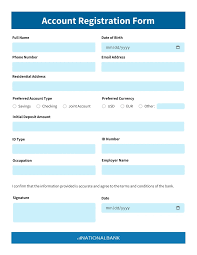
#> input picture bank1.png, 197 x 255 px
$ python test3.py
#> lines starting #> are read from the running program, lines starting #| are printed output that depends on the picture; after the words box and inside, x2 and y2 are one past the last pixel; in counts of white or black regions, pixels touching at a corner belong together
"""
HDFC Bank Form OCR Extractor
Requirements: pip install pytesseract Pillow numpy opencv-python
Also install Tesseract OCR engine: https://github.com/UB-Mannheim/tesseract/wiki
"""

import pytesseract
from PIL import Image, ImageFilter, ImageEnhance
import numpy as np
import cv2
import json
import re

# -------------------------------------------------------
# STEP 1: LOAD IMAGE
# -------------------------------------------------------
def load_image(image_path):
#> called with image_path = 'bank1.png'
    img = Image.open(image_path)
#> img is the input picture: PIL image 197x255 P; mean R, G, B 216.9, 235, 242.8
    print(f"[INFO] Image loaded: {image_path} | Size: {img.size} | Mode: {img.mode}")
#| [INFO] Image loaded: bank1.png | Size: (197, 255) | Mode: P
    return img


# -------------------------------------------------------
# STEP 2: PREPROCESS IMAGE FOR BETTER OCR
# -------------------------------------------------------
def preprocess_image(img):
    # Upscale 4x for low-res scanned forms
    width, height = img.size
#> width = 197; height = 255
    img = img.resize((width * 4, height * 4), Image.LANCZOS)
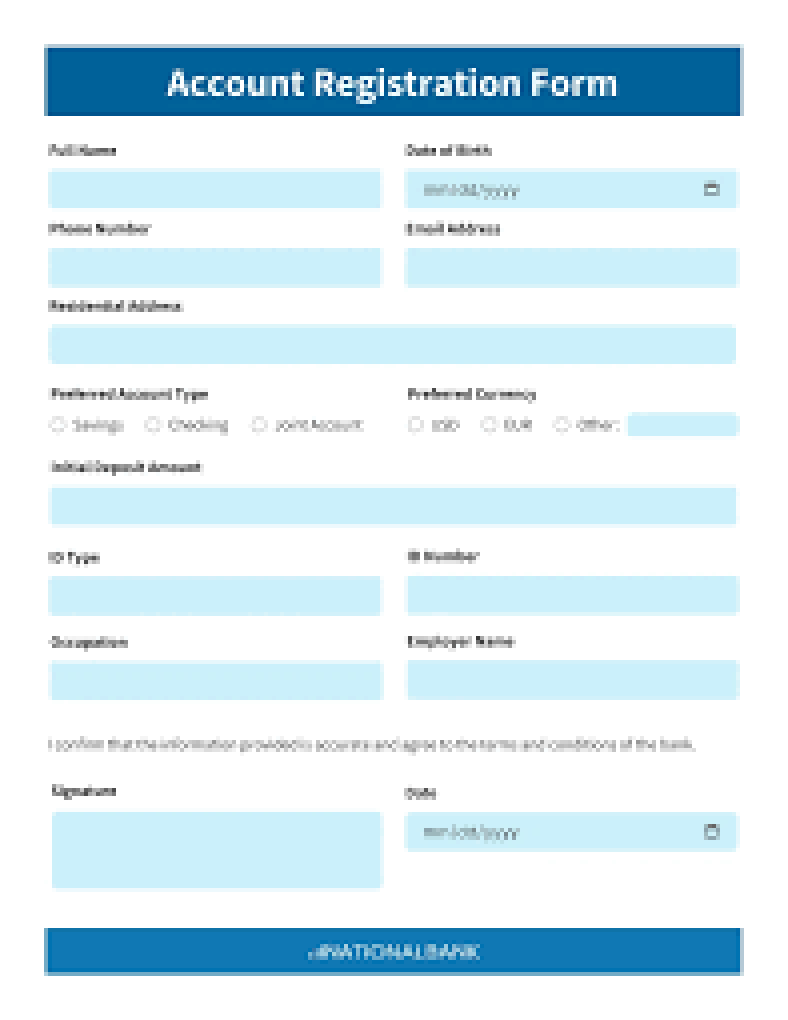
#> img: PIL image 788x1020 P; mean R, G, B 216.9, 235, 242.8

    # Convert to grayscale
    img = img.convert("L")
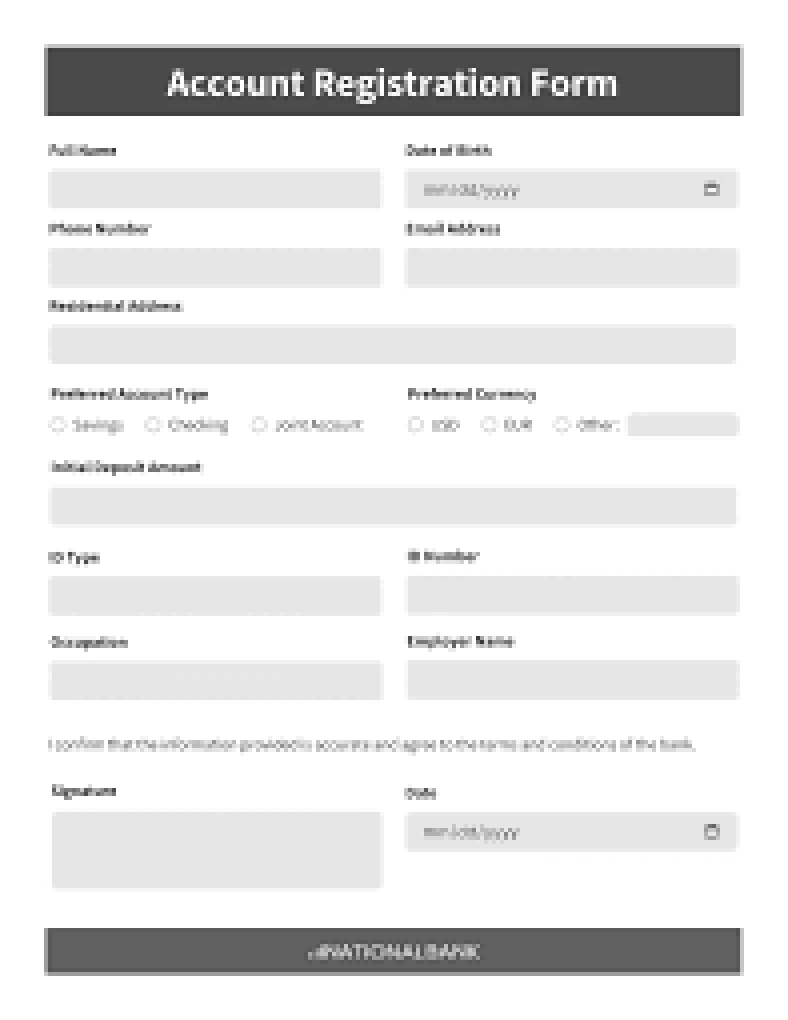
#> img: PIL image 788x1020 L; min 45, max 255, mean 230.4

    # Sharpen
    img = img.filter(ImageFilter.UnsharpMask(radius=2, percent=200, threshold=3))
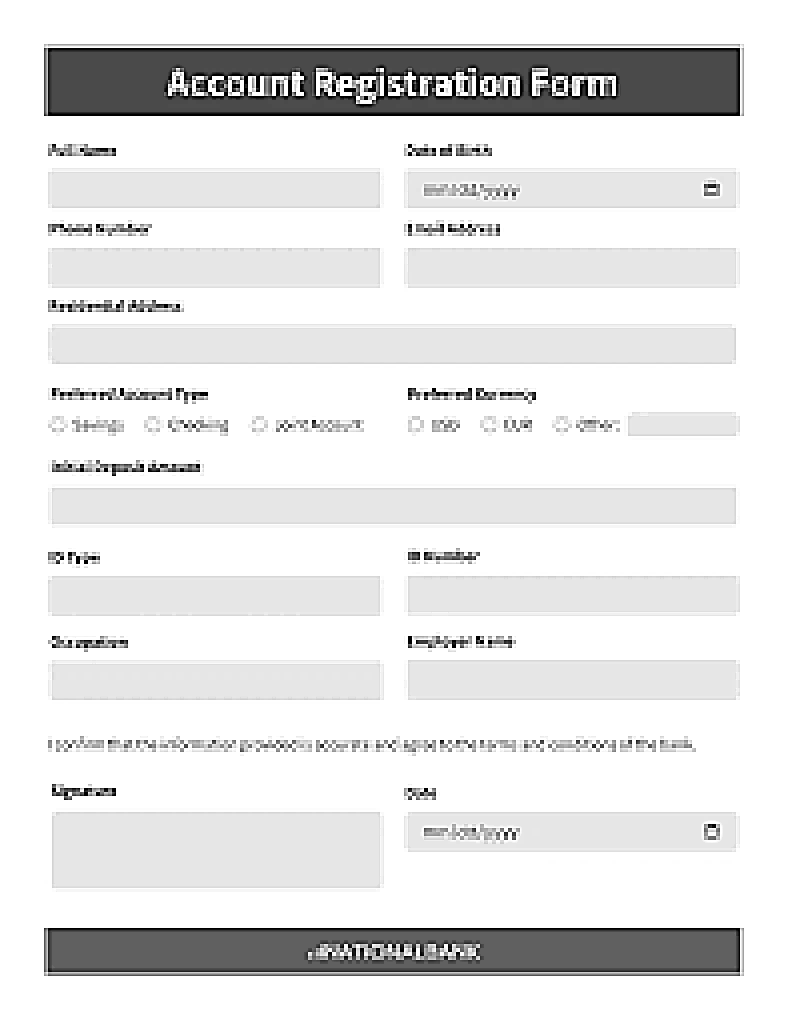
#> img: PIL image 788x1020 L; min 0, max 255, mean 228.4

    # Boost contrast
    enhancer = ImageEnhance.Contrast(img)
    img = enhancer.enhance(2.5)
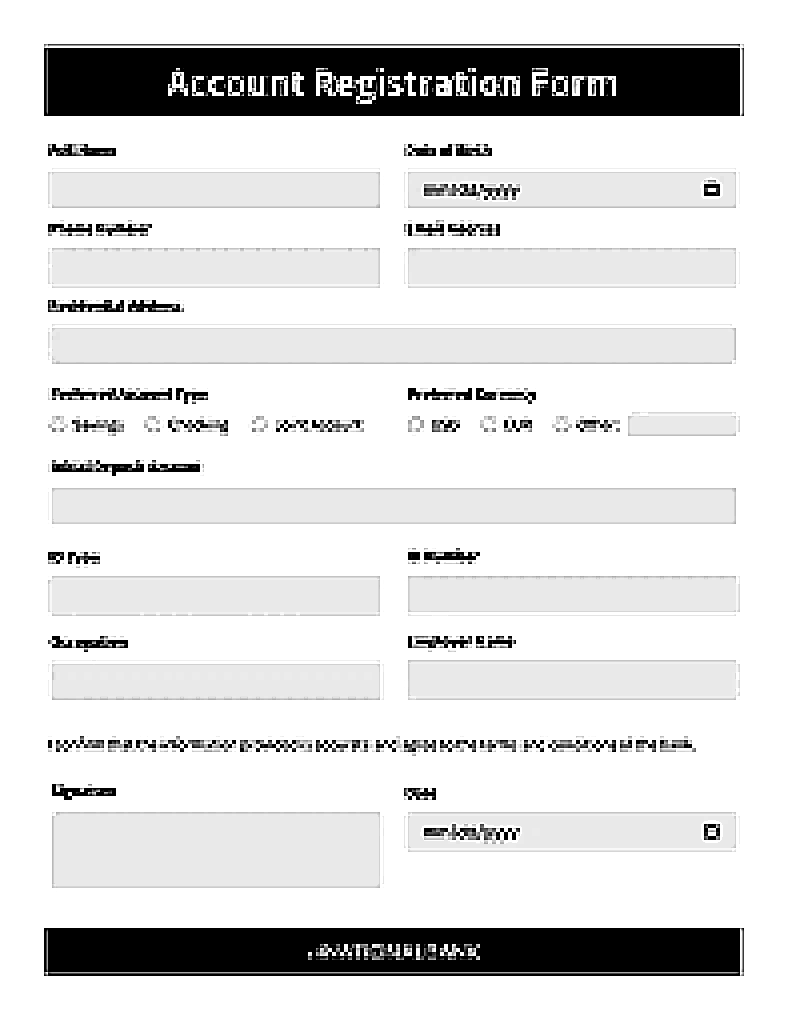
#> img: PIL image 788x1020 L; min 0, max 255, mean 220.4

    # Convert to numpy for OpenCV processing
    arr = np.array(img)

    # Denoise
    arr = cv2.fastNlMeansDenoising(arr, h=10)

    # Adaptive thresholding (better than simple binary for forms)
    arr = cv2.adaptiveThreshold(
        arr, 255,
        cv2.ADAPTIVE_THRESH_GAUSSIAN_C,
        cv2.THRESH_BINARY,
        31, 10
    )
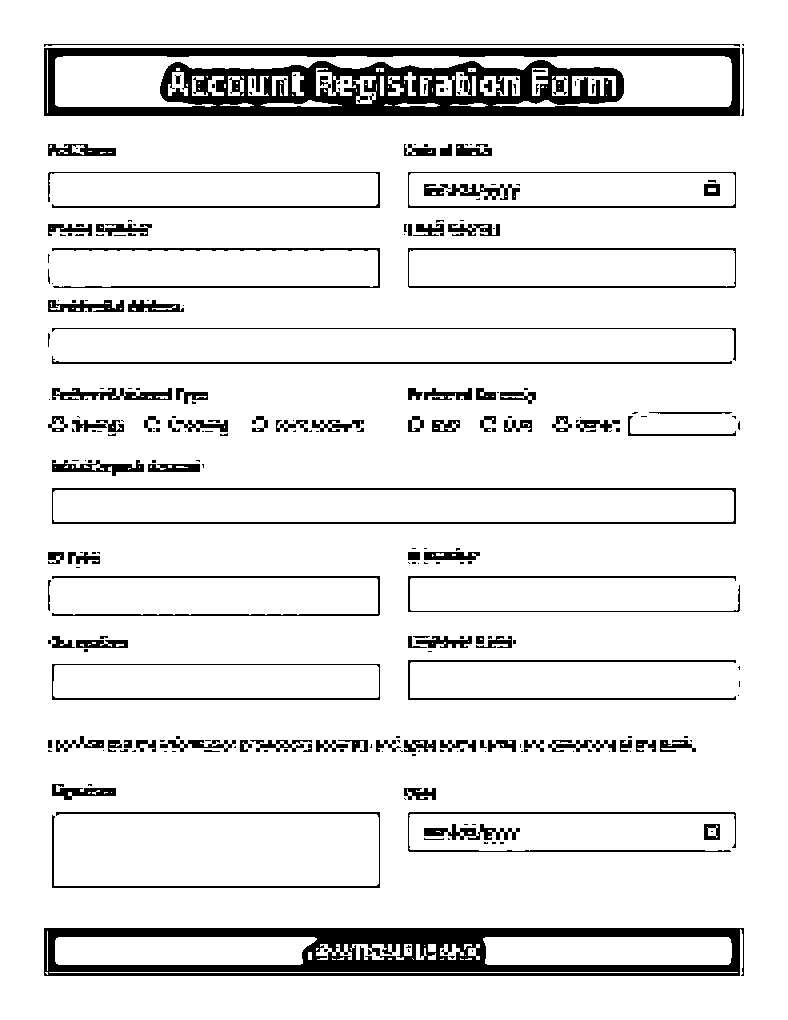
#> arr: shape (1020, 788); 90% white; 276 black regions (170 under 20 px), largest, box (x1, y1, x2, y2) and area: (44, 48, 740, 116) 24935, (44, 928, 744, 976) 17412, (52, 488, 736, 524) 2841

    # Deskew
    coords = np.column_stack(np.where(arr < 128))
#> coords = 80197 pairs, first value 44 to 975, second value 44 to 743
    if len(coords) > 0:
        angle = cv2.minAreaRect(coords)[-1]
#> angle = -90
        if angle < -45:
            angle = -(90 + angle)
#> angle = 0
        else:
            angle = -angle
        if abs(angle) < 10:  # Only correct small skews
            (h, w) = arr.shape
#> h = 1020; w = 788
            center = (w // 2, h // 2)
#> center = (394, 510)
            M = cv2.getRotationMatrix2D(center, angle, 1.0)
#> M = [[1, 0, 0], [0, 1, 0]]
            arr = cv2.warpAffine(arr, M, (w, h), flags=cv2.INTER_CUBIC,
                                 borderMode=cv2.BORDER_REPLICATE)

    processed = Image.fromarray(arr)
    print("[INFO] Preprocessing complete.")
    return processed


# -------------------------------------------------------
# STEP 3: RUN OCR
# -------------------------------------------------------
def run_ocr(img, lang="eng", psm=6):
    """
    PSM modes:
      3  = Fully automatic page segmentation (default)
      4  = Single column of text
      6  = Assume a single uniform block of text (good for forms)
      11 = Sparse text - find as much text as possible
    """
    config = f"--oem 3 --psm {psm}"
    text = pytesseract.image_to_string(img, lang=lang, config=config)
    print("[INFO] OCR complete.")
    return text


# -------------------------------------------------------
# STEP 4: EXTRACT STRUCTURED DATA (key-value pairs)
# -------------------------------------------------------
def extract_fields(raw_text):
    """
    Attempts to extract common HDFC form fields from raw OCR text.
    """
    fields = {}

    patterns = {
        "Branch Code":        r"Branch\s*Code[:\s]+([A-Z0-9]+)",
        "Form No":            r"Form\s*No[:\s.]+([A-Z0-9\-]+)",
        "First Name":         r"First\s*Name[:\s]+([A-Za-z]+)",
        "Middle Name":        r"Middle\s*Name[:\s]+([A-Za-z]*)",
        "Last Name":          r"Last\s*Name[:\s]+([A-Za-z]+)",
        "Date of Birth":      r"Date\s*of\s*Birth[:\s]+([\d]{1,2}[\/\-][\d]{1,2}[\/\-][\d]{2,4})",
        "PAN":                r"PAN[:\s]+([A-Z]{5}[0-9]{4}[A-Z])",
        "Mobile No":          r"Mobile\s*No[:\s]+([\d\s\-]{10,})",
        "Email":              r"Email[:\s]+([\w\.\-]+@[\w\.\-]+\.\w+)",
        "PIN Code":           r"PIN[:\s]+([\d]{6})",
        "Account Type":       r"Account\s*Type[:\s]+([A-Za-z/ ]+)",
        "Nominee Name":       r"Nominee\s*Name[:\s]+([A-Za-z ]+)",
    }

    for field, pattern in patterns.items():
        match = re.search(pattern, raw_text, re.IGNORECASE)
        fields[field] = match.group(1).strip() if match else "Not Found"

    return fields


# -------------------------------------------------------
# STEP 5: SAVE RESULTS
# -------------------------------------------------------
def save_results(raw_text, structured_fields, output_txt="ocr_output.txt", output_json="ocr_fields.json"):
    with open(output_txt, "w", encoding="utf-8") as f:
        f.write("=" * 60 + "\n")
        f.write("HDFC BANK FORM — RAW OCR TEXT\n")
        f.write("=" * 60 + "\n\n")
        f.write(raw_text)

    with open(output_json, "w", encoding="utf-8") as f:
        json.dump(structured_fields, f, indent=4, ensure_ascii=False)

    print(f"[INFO] Raw text saved to: {output_txt}")
    print(f"[INFO] Structured fields saved to: {output_json}")


# -------------------------------------------------------
# MAIN
# -------------------------------------------------------
def main():
    IMAGE_PATH = "bank1.png"   # <-- Change to your image path

    # Load
    img = load_image(IMAGE_PATH)

    # Preprocess
    img_processed = preprocess_image(img)

    # Save preprocessed image (optional debug)
    img_processed.save("bank1.jpg")
    print("[INFO] Preprocessed image saved:bank1.png")

    # OCR
    raw_text = run_ocr(img_processed, lang="eng", psm=6)

    # Print raw OCR
    print("\n" + "=" * 60)
    print("RAW OCR OUTPUT:")
    print("=" * 60)
    print(raw_text)

    # Extract structured fields
    structured = extract_fields(raw_text)
    print("\n" + "=" * 60)
    print("EXTRACTED FIELDS (Structured):")
    print("=" * 60)
    for k, v in structured.items():
        print(f"  {k:<20}: {v}")

    # Save
    save_results(raw_text, structured)


if __name__ == "__main__":
    main()
#> (the call stopped at in run_ocr, `text = pytesseract.image_to_string(img, lang=lang, config=config)`: pytesseract is not available in this run)
